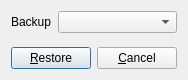
<?xml version="1.0" encoding="UTF-8"?>
<ui version="4.0">
 <class>BackupRestoreDialog</class>
 <widget class="QDialog" name="BackupRestoreDialog">
  <property name="geometry">
   <rect>
    <x>0</x>
    <y>0</y>
    <width>182</width>
    <height>80</height>
   </rect>
  </property>
  <property name="windowTitle">
   <string notr="true"/>
  </property>
  <layout class="QVBoxLayout" name="verticalLayout">
   <item>
    <layout class="QHBoxLayout" name="horizontalLayout_2" stretch="0,1">
     <item>
      <widget class="QLabel" name="labelBackup">
       <property name="text">
        <string>Backup</string>
       </property>
      </widget>
     </item>
     <item>
      <widget class="QComboBox" name="comboBackup">
       <property name="sizeAdjustPolicy">
        <enum>QComboBox::AdjustToContents</enum>
       </property>
      </widget>
     </item>
    </layout>
   </item>
   <item>
    <spacer name="verticalSpacer">
     <property name="orientation">
      <enum>Qt::Vertical</enum>
     </property>
     <property name="sizeHint" stdset="0">
      <size>
       <width>20</width>
       <height>0</height>
      </size>
     </property>
    </spacer>
   </item>
   <item>
    <layout class="QHBoxLayout" name="horizontalLayout">
     <item>
      <spacer name="horizontalSpacer">
       <property name="orientation">
        <enum>Qt::Horizontal</enum>
       </property>
       <property name="sizeHint" stdset="0">
        <size>
         <width>40</width>
         <height>5</height>
        </size>
       </property>
      </spacer>
     </item>
     <item>
      <widget class="QPushButton" name="buttonRestore">
       <property name="text">
        <string>&amp;Restore</string>
       </property>
      </widget>
     </item>
     <item>
      <widget class="QPushButton" name="buttonCancel">
       <property name="text">
        <string>&amp;Cancel</string>
       </property>
      </widget>
     </item>
    </layout>
   </item>
  </layout>
 </widget>
 <resources/>
 <connections/>
</ui>
